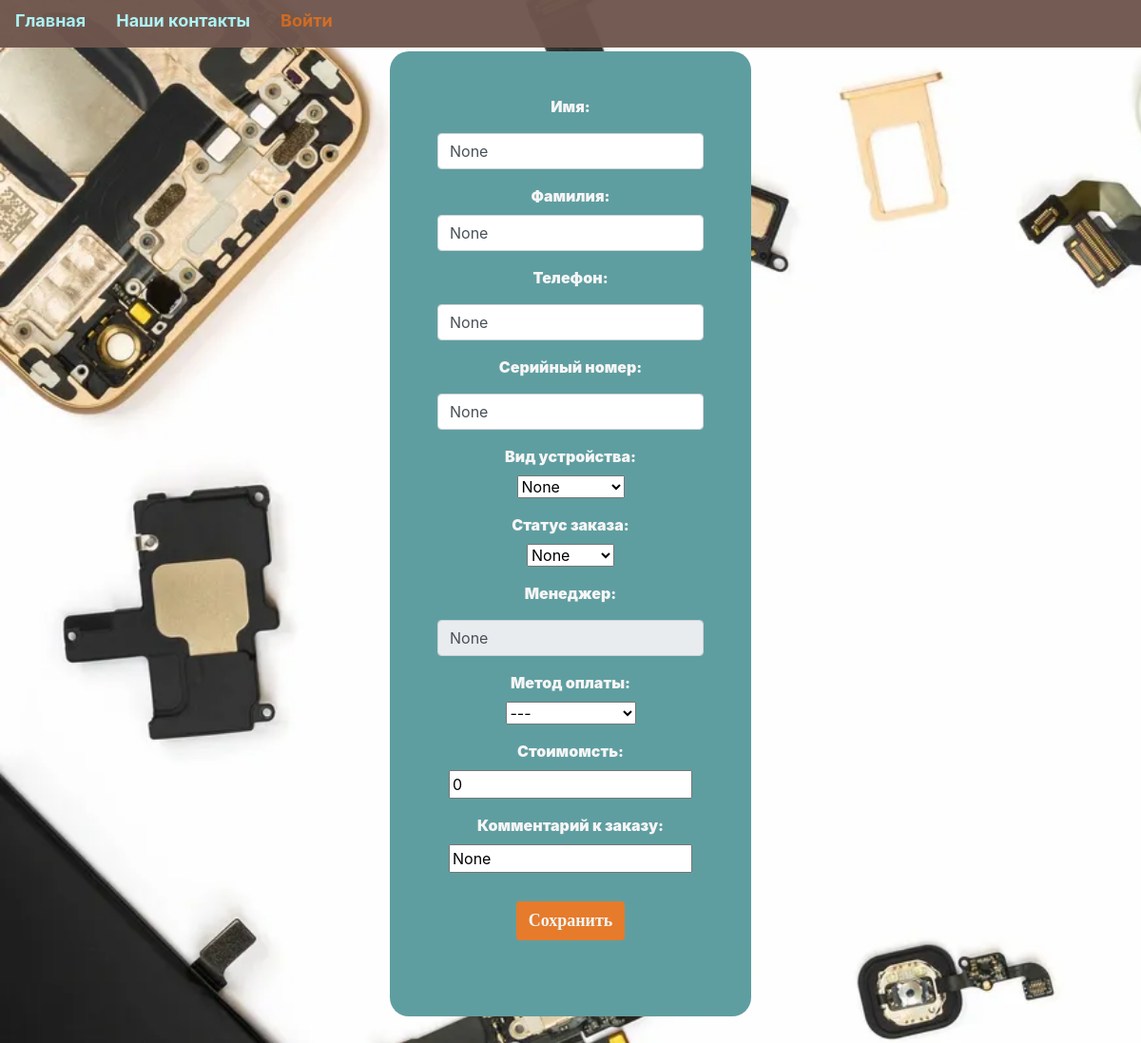
Page /orders/?name_id=213 on the committed database.
### main/models.py (models this page shows)
class Order(models.Model):
    name_client = models.CharField(max_length=50, null=True, blank=True)
    surname = models.CharField(max_length=150, null=True, blank=True)
    phone_number = models.CharField(max_length=13, null=True, blank=True)
    serial_number = models.CharField(max_length=30, null=True, blank=True)
    device_type = models.ForeignKey(Device, on_delete=models.CASCADE,
                                    null=True, blank=True)
    service_work = models.ManyToManyField(Service, blank=True)
    order_status = models.ForeignKey(Status, on_delete=models.CASCADE,
                                     null=True, blank=True)
    manager = models.CharField(max_length=30, null=True, blank=True)
    payment_method = models.ForeignKey(Coast, on_delete=models.CASCADE,
                                       null=True, blank=True)
    price = models.IntegerField(blank=True, null=True, default=0)
    comment = models.TextField(max_length=500, null=True, blank=True)
    created = models.DateTimeField(auto_now_add=True, auto_now=False,
                                   null=True, blank=True)
    updated = models.DateTimeField(auto_now_add=False, auto_now=True,
                                   null=True, blank=True)

### orders/views.py (the view, shortened to what this page needs)
# urls.py: path("orders/", views.orders, name='orders')
def orders(request):
    devices = Device.objects.all()
    statuses = Status.objects.all()
    service_work = Service.objects.all()
    methods_payment = Coast.objects.all()
    in_the_work = Status.objects.get(status="В работе")
    ready = Status.objects.get(status="Готов")
    client_id = request.GET.get("name_id")
    client = Order.objects.get(id=client_id)
    current_status = client.order_status
    return render(request, 'orders/orders.html', locals())

### main/models.py (called while the page is built)
    def __str__(self):
        return self.type

    def __str__(self):
        return self.status

    def __str__(self):
        return self.method

    def __str__(self):
        return self.service

### orders/templates/orders/orders.html (shortened to what this page needs)
{% include "base.html" %}
{% block content %}
<div class="container">
    <div class="row">
        <div class="col-lg-4"></div>
        <div class="col-lg-4 new_order">
            <form method="post" enctype="multipart/form-data">
                <p class="indent"><b>Имя:</b></p>
                <input class="form-control my-3" name="name_client" type="text" value="{{client.name_client}}">
                <p class="indent"><b>Фамилия:</b></p>
                <input class="form-control my-1" name="last_name" type="text" value='{{client.surname}}'>
                <p class="indent"><b>Телефон:</b></p>
                <input class="form-control my-3" name="phone" type="text" value="{{client.phone_number}}">
                <p class="indent"><b>Серийный номер:</b></p>
                <input class="form-control my-3" name= "serial_number" type="text" value ="{{client.serial_number}}">
                <p class="indent"><b>Вид устройства:</b></p>
                <select name="device">
                    <option>{{client.device_type}}</option>
                </select>
                <p class="indent"><b>Статус заказа:</b></p>
                <select name ="status">
                    <option>{{client.order_status}}</option>
                </select>
                <p class="indent"><b>Менеджер:</b></p>
                <input class="form-control my-3" type="text" value="{{client.manager}}" disabled>
                <p class="indent"><b>Метод оплаты:</b></p>
                <select name="method_point">
                    <option>
                        {% if client.payment_method == None %}
                        ---
                        {% endif %}
                    </option>
                </select>
                <p class="indent"><b>Стоимомсть:</b></p>
                <input type="number" name="coast" value="{{client.price}}">
                <p class="indent"><b>Комментарий к заказу:</b></p>
                <input type="text" name="comment" value="{{client.comment}}">
                <br>
                <button type="submit" class="btn  new_order_save">Сохранить</button>
            </form>
        </div>
    </div>
  </div>
{% endblock %}

### static/css/main.css (style rules this page uses)
.back { background-image: url('/static/image/back.png'); background-repeat: no-repeat; background-size: cover; }
.indent { margin-top: 1em; margin-bottom: 0.5em; }
.new_order { text-align: center; background: #5f9ea0; border-radius: 20px; color: #f6f5f6; width: auto; padding: 30px 50px 50px 50px ; font-weight: bold; margin-bottom: 150px; }
.new_order_save { background: #f5781f; color: #ffffff; opacity: 0.9; font-family: KacstTitle; font-size: large; font-weight: bold; margin: 30px 50px 30px 50px; }

### rows in the picture
Order: name_client "None", last_name "None", phone "None", serial_number "None", device "None", status "None", manager "None", method_point "---", coast "0", comment "None"
